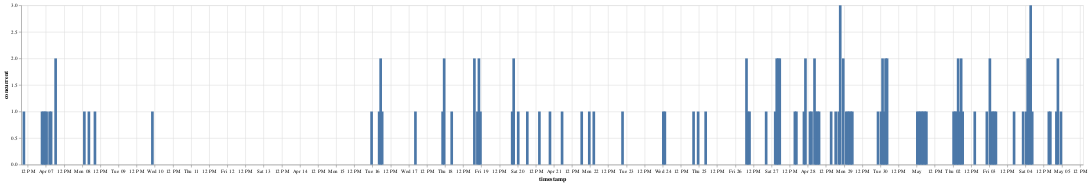

Notebook source saved alongside this figure:
### Code cell
alt.Chart(timeline[0:700]).mark_bar().encode(
    x="timestamp",
    y="concurrent"
).properties(width=4000)

### Figure 1 — Vega-Lite specification as saved in the notebook (floating-point values rounded to 4 significant figures; data arrays with more than 128 entries replaced by an {"elided": "..."} marker saying what was removed)
{"config": {"view": {"continuousWidth": 300, "continuousHeight": 300}}, "data": {"name": "data-7aa3c9583df1d1399fa6bf5f5f246bee"}, "mark": {"type": "bar"}, "encoding": {"x": {"field": "timestamp", "type": "temporal"}, "y": {"field": "concurrent", "type": "quantitative"}}, "width": 4000, "$schema": "https://vega.github.io/schema/vega-lite/v5.20.1.json", "datasets": {"data-7aa3c9583df1d1399fa6bf5f5f246bee": {"elided": "700 records"}}}
